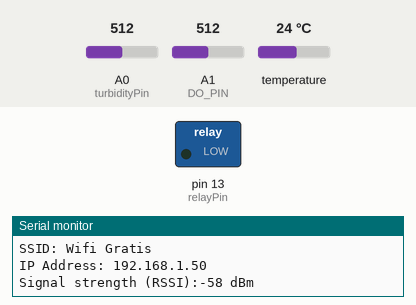
Bench run of a sketch on a simulated Arduino Mega 2560, built for the host (arithmetic inside an expression is 32-bit, double 64-bit). Parts: switched loads named in the sketch (green lamp = pin HIGH), the last lines printed to the serial monitor. The inputs (shaded band) are chosen by the test bench; at power-on: A0 (turbidityPin) = 512, A1 (DO_PIN) = 512, temperature 24 °C. WiFi joins after 1.5 s; servers stay silent unless stated; uploads are accepted with an empty reply.

Above: at 1.6 s.
At 5.8 s:
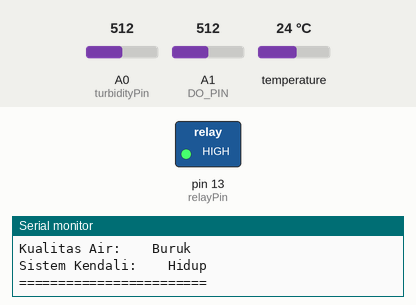
Timing chart, 0 to 7.3 s (numbered marks = the images above):
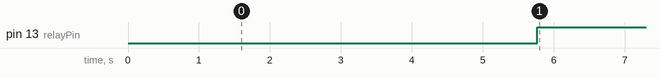

The sketch:

realtime_sensors.ino
```cpp
#include "WiFiEsp.h"
#include <OneWire.h>
#include <DallasTemperature.h>
#include <Arduino.h>

// Emulate Serial1 on pins 2/3 if not present
#ifndef HAVE_HWSERIAL1
#include "SoftwareSerial.h"
SoftwareSerial Serial1(2, 3); // TX, RX
#endif

char ssid[] = "Wifi Gratis";            // your network SSID (name)
char pass[] = "12345678";        // your network password
int status = WL_IDLE_STATUS;     // the Wifi radio's status

char server[] = "192.168.251.174";

unsigned long lastConnectionTime = 0;         // last time you connected to the server, in milliseconds
const unsigned long postingInterval = 5000L; // delay between updates, in milliseconds

// Initialize the Ethernet client object
WiFiEspClient client;

#define DO_PIN A1

// deklarasi sensor DO
#define VREF 5000    //VREF (mv)
#define ADC_RES 1024 //ADC Resolution

//Single-point calibration Mode=0
//Two-point calibration Mode=1
#define TWO_POINT_CALIBRATION 0

#define READ_TEMP (30) //Current water temperature ℃, Or temperature sensor function

//Single point calibration needs to be filled CAL1_V and CAL1_T
#define CAL1_V (1870) //mv
#define CAL1_T (25)   //℃
//Two-point calibration needs to be filled CAL2_V and CAL2_T
//CAL1 High temperature point, CAL2 Low temperature point
#define CAL2_V (1300) //mv
#define CAL2_T (15)   //℃

const int pinData = 4; // Ubah sesuai dengan pin yang Anda gunakan
OneWire oneWire(pinData);
DallasTemperature sensors(&oneWire);

const int turbidityPin = A0; // Pin analog untuk membaca nilai kekeruhan
const int relayPin = 13; // Pin digital untuk mengontrol relay
const int pHpin = A1; // Pin analog untuk membaca sensor pH

// Parameter kalibrasi sensor turbidity
const int jernihMin = 843;
const int keruhSedikitMin = 835;
const int keruhMin = 825;
const int sangatKeruhMin = 810;
const int sangatKeruhSekaliMin = 790;

// Konstanta kalibrasi
const int ntuMax = 100; // Nilai NTU maksimum yang akan dihasilkan

// Nilai voltase kalibrasi untuk air pH 7 dan pH 4
const float voltage_pH7 = 2.59;
const float voltage_pH4 = 4.50;

// Nilai pH kalibrasi untuk air pH 7 dan pH 4
const float pH7 = 7.0;
const float pH4 = 4.0;

// parameter kalibrasi DO
const uint16_t DO_Table[41] = {
    14460, 14220, 13820, 13440, 13090, 12740, 12420, 12110, 11810, 11530,
    11260, 11010, 10770, 10530, 10300, 10080, 9860, 9660, 9460, 9270,
    9080, 8900, 8730, 8570, 8410, 8250, 8110, 7960, 7820, 7690,
    7560, 7430, 7300, 7180, 7070, 6950, 6840, 6730, 6630, 6530, 6410};

uint8_t Temperaturet;
uint16_t ADC_Raw;
uint16_t ADC_Voltage;
float DO_mgL;

void setup()
{
  // initialize serial for debugging
  Serial.begin(115200);
  // initialize serial for ESP module
  Serial1.begin(9600);
  // initialize ESP module
  WiFi.init(&Serial1);

  // check for the presence of the shield
  if (WiFi.status() == WL_NO_SHIELD) {
    Serial.println("WiFi shield not present");
    // don't continue
    while (true);
  }

  // attempt to connect to WiFi network
  while ( status != WL_CONNECTED) {
    Serial.print("Attempting to connect to WPA SSID: ");
    Serial.println(ssid);
    // Connect to WPA/WPA2 network
    status = WiFi.begin(ssid, pass);
  }

  Serial.println("You're connected to the network");

  printWifiStatus();

  sensors.begin();   // Mulai komunikasi dengan sensor
  pinMode(relayPin, OUTPUT); // Mengatur pin relay sebagai output
}

void loop()
{
  // if there's incoming data from the net connection send it out the serial port
  // this is for debugging purposes only
  while (client.available()) {
    char c = client.read();
    Serial.write(c);
  }

  // if 10 seconds have passed since your last connection,
  // then connect again and send data
  if (millis() - lastConnectionTime > postingInterval) {
    httpRequest();
  }
}

// this method makes a HTTP connection to the server
void httpRequest()
{
  sensors.requestTemperatures(); // Minta sensor untuk membaca suhu
  float temperature = sensors.getTempCByIndex(0); // Baca suhu dalam Celsius

  int turbidityValue = analogRead(turbidityPin); // Baca nilai kekeruhan
  int ntuValue = convertToNTU(turbidityValue); // Konversi ke NTU

  float voltage = analogRead(pHpin) * (5.0 / 1023.0); // Baca voltase dari sensor pH
  float pHValue = calibratepH(voltage); // Konversi voltase menjadi nilai pH

  Temperaturet = (uint8_t)READ_TEMP;
  ADC_Raw = analogRead(DO_PIN);
  ADC_Voltage = uint32_t(VREF) * ADC_Raw / ADC_RES;
  DO_mgL = readDO(ADC_Voltage, Temperaturet) / 1000.0; // Convert DO to mg/L

  // Logika penghidupan relay
  boolean relayState = false; // Variabel untuk menyimpan status relay (hidup atau mati)

  // Cek kondisi untuk menghidupkan relay berdasarkan kualitas air
  if ((temperature < 29 || temperature > 30) ||
      (ntuValue > 400) ||
      (pHValue < 7.7 || pHValue > 8.5) ||
      (DO_mgL < 4)) {
    relayState = true;
  }

  digitalWrite(relayPin, relayState); // Menghidupkan atau mematikan relay berdasarkan nilai relayState

  // Variabel untuk menyimpan kualitas air dan status sistem kendali
  String kualitasAirStr;
  String sistemKendaliStr;

  // Set nilai kualitas air berdasarkan kondisi
  if (relayState) {
    kualitasAirStr = "Buruk";
    sistemKendaliStr = "Hidup";
  } else {
    kualitasAirStr = "Baik";
    sistemKendaliStr = "Mati";
  }

  Serial.print("Suhu Air:\t\t");
  Serial.print(temperature);
  Serial.println(" °C");

  Serial.print("Kekeruhan Air:\t\t");
  Serial.print(ntuValue);
  Serial.println(" NTU");

  Serial.print("Kadar pH Air:\t\t");
  Serial.println(pHValue, 2);

  Serial.print("Kadar Oksigen Air:\t");
  Serial.print(DO_mgL, 2); // Print DO with 3 decimal places
  Serial.println(" mg/L");

  Serial.print("Kualitas Air:\t\t");
  Serial.println(kualitasAirStr);

  Serial.print("Sistem Kendali:\t\t");
  Serial.println(sistemKendaliStr);
  Serial.println("========================");

  // close any connection before send a new request
  // this will free the socket on the WiFi shield
  client.stop();

  // if there's a successful connection
  if (client.connect(server, 80)) {
    Serial.println("Connecting...");

    // send the HTTP PUT request
    client.print(F("GET /water-monitoring/public/simpan/"));
    client.print(String(temperature));
    client.print(F("/"));
    client.print(String(ntuValue));
    client.print(F("/"));
    client.print(String(pHValue));
    client.print(F("/"));
    client.print(String(DO_mgL));
    client.print(F("/"));
    client.print(kualitasAirStr);
    client.print(F("/"));
    client.print(sistemKendaliStr);
    client.println(F(" HTTP/1.1"));
    client.println(F("Host: 192.168.251.174"));
    client.println(F("Connection: close"));
    client.println();

    // note the time that the connection was made
    lastConnectionTime = millis();
  }
  else {
    // if you couldn't make a connection
    Serial.println("Connection failed");
  }
}

int convertToNTU(int turbidityValue) {
  if (turbidityValue >= jernihMin) {
    return 0; // Jernih, nilai NTU = 0
  } else if (turbidityValue >= keruhSedikitMin) {
    // Persamaan linier untuk konversi ke NTU di rentang keruh sedikit
    return map(turbidityValue, keruhSedikitMin, jernihMin - 1, 1, ntuMax);
  } else if (turbidityValue >= keruhMin) {
    // Persamaan linier untuk konversi ke NTU di rentang keruh
    return map(turbidityValue, keruhMin, keruhSedikitMin - 1, ntuMax + 1, ntuMax * 2);
  } else if (turbidityValue >= sangatKeruhMin) {
    // Persamaan linier untuk konversi ke NTU di rentang sangat keruh
    return map(turbidityValue, sangatKeruhMin, keruhMin - 1, ntuMax * 2 + 1, ntuMax * 3);
  } else {
    // Persamaan linier untuk konversi ke NTU di rentang sangat keruh sekali
    return map(turbidityValue, sangatKeruhSekaliMin, sangatKeruhMin - 1, ntuMax * 3 + 1, ntuMax * 4);
  }
}

float calibratepH(float voltage) {
  // Interpolasi linear untuk mengkalibrasi nilai pH
  float pH = pH7 + ((voltage - voltage_pH7) / (voltage_pH4 - voltage_pH7)) * (pH4 - pH7);
  return pH;
}

int16_t readDO(uint32_t voltage_mv, uint8_t temperature_c)
  {
  #if TWO_POINT_CALIBRATION == 0
    uint16_t V_saturation = (uint32_t)CAL1_V + (uint32_t)35 * temperature_c - (uint32_t)CAL1_T * 35;
    return (voltage_mv * DO_Table[temperature_c] / V_saturation);
  #else
    uint16_t V_saturation = (int16_t)((int8_t)temperature_c - CAL2_T) * ((uint16_t)CAL1_V - CAL2_V) / ((uint8_t)CAL1_T - CAL2_T) + CAL2_V;
    return (voltage_mv * DO_Table[temperature_c] / V_saturation);
  #endif
  }

void printWifiStatus()
{
  // print the SSID of the network you're attached to
  Serial.print("SSID: ");
  Serial.println(WiFi.SSID());

  // print your WiFi shield's IP address
  IPAddress ip = WiFi.localIP();
  Serial.print("IP Address: ");
  Serial.println(ip);

  // print the received signal strength
  long rssi = WiFi.RSSI();
  Serial.print("Signal strength (RSSI):");
  Serial.print(rssi);
  Serial.println(" dBm");
}
```

Measured:
- by itself, pin 13 (relayPin): LOW → HIGH at 5.8 s
